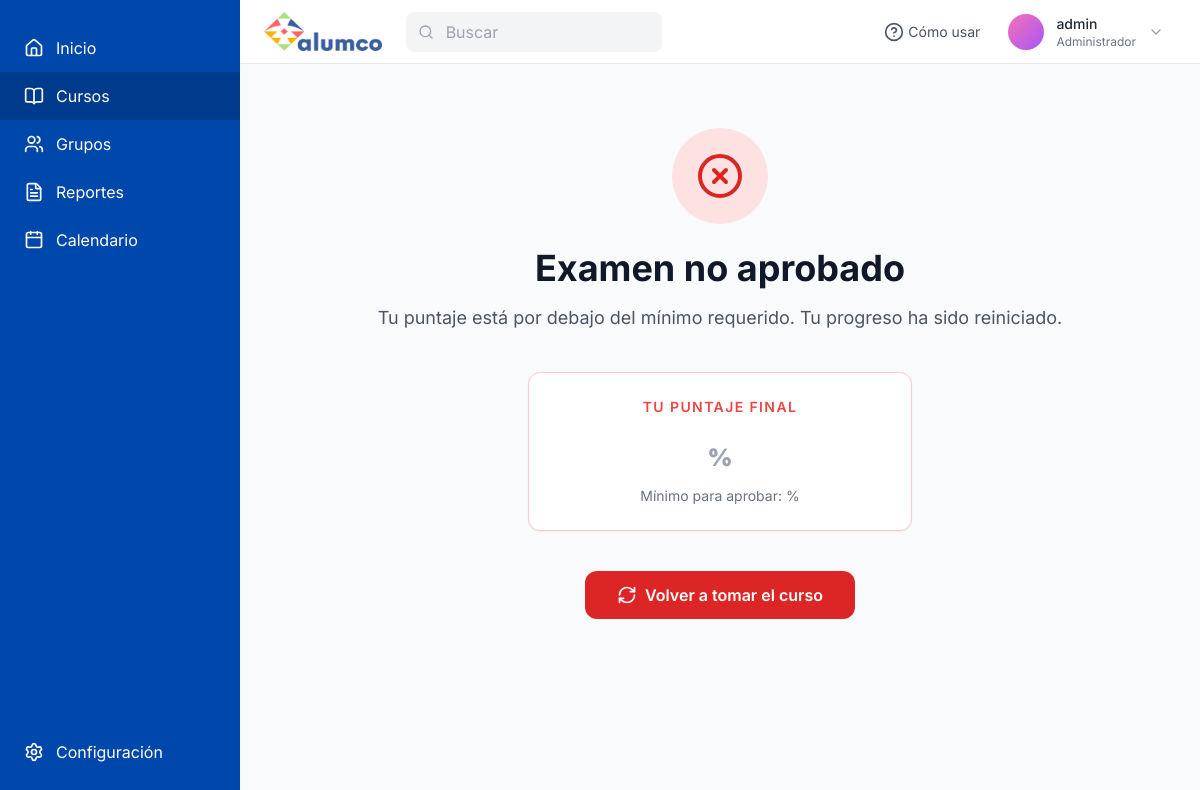
/course/1/test-result/ (signed in), run on an earlier commit of the app's database.
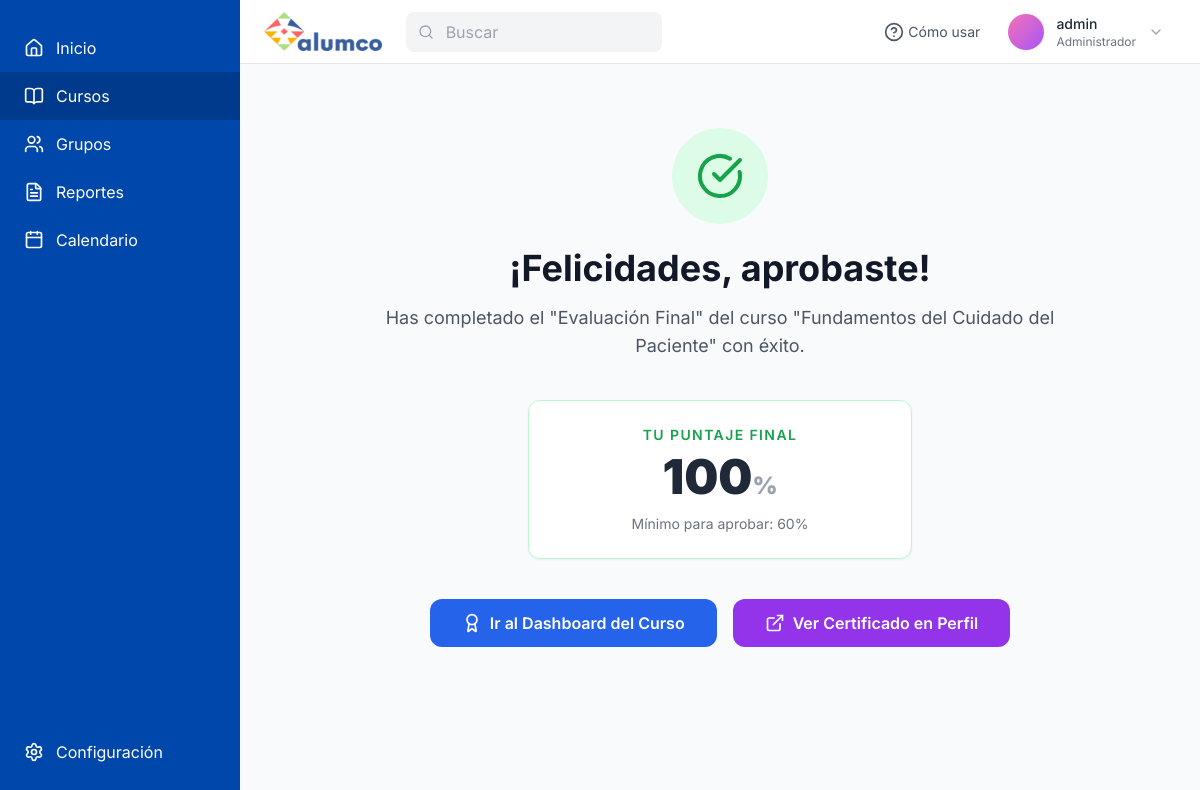
And on a later commit of the database.
### lms/models.py (models this page shows, shortened)
class Test(models.Model):
    course = models.OneToOneField(Course, on_delete=models.CASCADE, related_name='test', null=True, blank=True)
    title = models.CharField(max_length=200, default="Evaluación Final")
    passing_score = models.PositiveIntegerField(default=70, help_text="Porcentaje mínimo para aprobar")

class Course(models.Model):
    title = models.CharField(max_length=200, verbose_name="Título del Curso")
    code = models.CharField(max_length=50, unique=True, verbose_name="Código (ej. ELD 101)")
    description = models.TextField(verbose_name="Descripción", blank=True)
    image = models.ImageField(upload_to='course_images/', blank=True, null=True, verbose_name="Imagen de Portada")
    image_url = models.URLField(max_length=500, blank=True, null=True, verbose_name="URL de Imagen Externa")
    assigned_work_areas = models.ManyToManyField(WorkArea, blank=True, related_name="assigned_courses", verbose_name="Áreas de Trabajo Asignadas")
    created_at = models.DateTimeField(auto_now_add=True)

class TestResult(models.Model):
    user = models.ForeignKey(User, on_delete=models.CASCADE, related_name='test_results')
    test = models.ForeignKey(Test, on_delete=models.CASCADE)
    score = models.FloatField(verbose_name="Puntaje (%)")
    passed = models.BooleanField(default=False)
    attempted_at = models.DateTimeField(auto_now_add=True)

### lms/views.py (the view)
# urls.py: path('course/<int:course_id>/test-result/', views.test_result_view, name='test_result'),
@login_required
def test_result_view(request, course_id):
    course = get_object_or_404(Course, id=course_id)
    test = getattr(course, 'test', None)
    wrong_answers = request.session.pop(f'wrong_answers_{course.id}', [])
    failed = request.session.pop(f'test_failed_{course.id}', False)
    result = TestResult.objects.filter(user=request.user, test=test).order_by('-attempted_at').first()
    context = {
        'course': course,
        'test': test,
        'result': result,
        'failed': failed,
        'wrong_answers': wrong_answers,
        'active_menu': 'courses'
    }
    return render(request, 'lms/test_result.html', context)

### lms/templatetags/lms_extras.py (called while the page is built)
@register.filter(name='has_group')
def has_group(user, group_name):
    try:
        group = Group.objects.get(name=group_name)
    except Group.DoesNotExist:
        return False
    return group in user.groups.all()

### lms/templates/lms/test_result.html (shortened to what this page needs)
{% extends 'lms/base_dashboard.html' %}
{% block dashboard_content %}
<main class="flex-1 p-6 w-full max-w-3xl mx-auto">
    <div class="text-center mb-10 mt-10">
        {% if result.passed %}
            <div class="mx-auto flex items-center justify-center h-24 w-24 rounded-full bg-green-100 mb-6">
                <i data-lucide="check-circle" class="h-12 w-12 text-green-600"></i>
            </div>
            <h1 class="text-4xl font-bold text-gray-900 mb-4">¡Felicidades, aprobaste!</h1>
            <p class="text-gray-600 text-lg">Has completado el "{{ test.title }}" del curso "{{ course.title }}" con éxito.</p>
        {% else %}
            <div class="mx-auto flex items-center justify-center h-24 w-24 rounded-full bg-red-100 mb-6">
                <i data-lucide="x-circle" class="h-12 w-12 text-red-600"></i>
            </div>
            <h1 class="text-4xl font-bold text-gray-900 mb-4">Examen no aprobado</h1>
            <p class="text-gray-600 text-lg">Tu puntaje está por debajo del mínimo requerido. Tu progreso ha sido reiniciado.</p>
        {% endif %}
    </div>
    <div class="bg-white rounded-xl shadow-sm border {% if result.passed %}border-green-200{% else %}border-red-200{% endif %} overflow-hidden max-w-sm mx-auto mb-10">
        <div class="px-6 py-6 text-center">
            <p class="text-sm uppercase tracking-widest font-semibold {% if result.passed %}text-green-600{% else %}text-red-500{% endif %} mb-2">Tu Puntaje Final</p>
            <div class="text-5xl font-black text-gray-800">{{ result.score|floatformat:0 }}<span class="text-2xl text-gray-400">%</span></div>
            <p class="text-sm text-gray-500 mt-3">Mínimo para aprobar: {{ test.passing_score }}%</p>
        </div>
    </div>
    <div class="flex justify-center mt-8">
        {% if result.passed %}
            <a href="{% url 'course_detail' course.id %}" class="px-8 py-3 bg-blue-600 text-white font-semibold rounded-xl hover:bg-blue-700 transition-colors flex items-center gap-2">
                <i data-lucide="award" class="w-5 h-5"></i> Ir al Dashboard del Curso
            </a>
            {% if result.passed %}
            <a href="{% url 'profile' %}" class="ml-4 px-8 py-3 bg-purple-600 text-white font-semibold rounded-xl hover:bg-purple-700 transition-colors flex items-center gap-2">
                <i data-lucide="external-link" class="w-5 h-5"></i> Ver Certificado en Perfil
            </a>
            {% endif %}
        {% else %}
            <a href="{% url 'course_detail' course.id %}" class="px-8 py-3 bg-red-600 text-white font-semibold rounded-xl hover:bg-red-700 transition-colors flex items-center gap-2">
                <i data-lucide="refresh-cw" class="w-5 h-5"></i> Volver a tomar el curso
            </a>
        {% endif %}
    </div>
</main>
{% endblock %}

What changed in the data, as far as the page shows it:
added Test: title "Evaluación Final", passing_score "60"
now on this page (row unchanged): Course: title "Fundamentos del Cuidado del Paciente"
added TestResult: score "100"
Also different on the page:
text no longer shown: "Examen no aprobado Tu puntaje está por debajo del mínimo requerido. Tu progreso ha sido reiniciado. Volver a tomar el curso"
text now shown: "¡Felicidades, aprobaste! Has completado el \" \" del curso \" \" con éxito. Ir al Dashboard del Curso Ver Certificado en Perfil"
